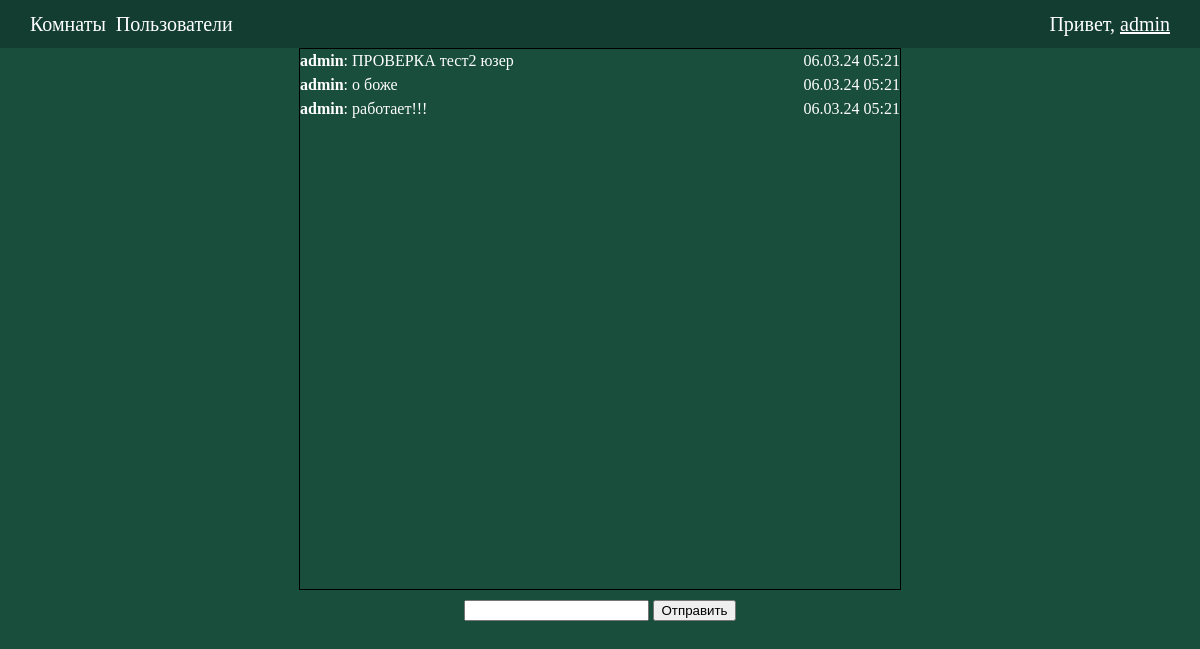
The app's page /chats/test2 (signed in), older data.
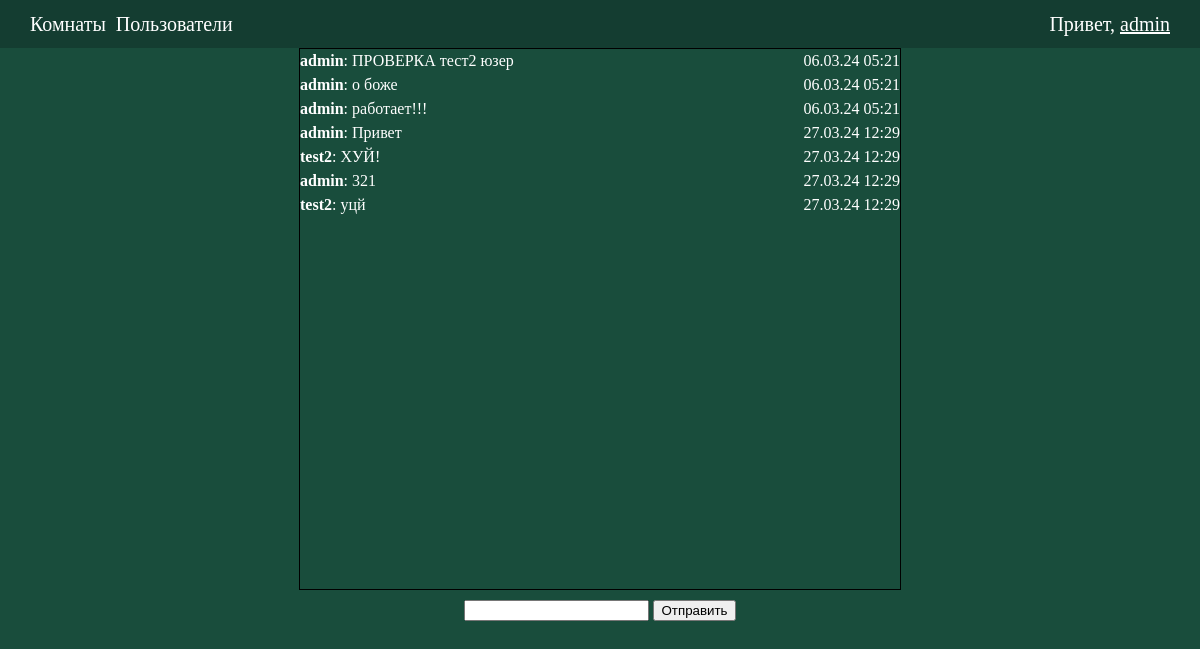
The same page, newer data.
### social/models.py (models this page shows)
class Message(models.Model):
    text = models.TextField()
    sender = models.ForeignKey(User, on_delete=models.CASCADE)
    room = models.ForeignKey(Room, on_delete=models.CASCADE)
    time = models.DateTimeField(auto_now_add=True)
    class Meta:
        ordering = ('time',)

### social/views.py (the view)
# urls.py: path('chats/<slug:username>', usertouserchat, name='usertouserchat'),
@login_required
def usertouserchat(request, username):
    chat = Room.objects.filter(ischat=True, members=request.user).filter(members=User.objects.get(username=username)).first()
    if not chat:
        chat = Room.objects.create(ischat=True).members.add(request.user, User.objects.get(username=username))
    messages = Message.objects.filter(room=chat)
    context = {
        'title': f'Чат с {username}',
        'messages': messages,
        'chat_id': chat.id,
    }
    return render(request, 'chat.html', context)

### social/templates/chat.html (shortened to what this page needs)
{% extends 'base.html' %}
{% load static %}
{% block content %}
<div class="chatcontainer">
    <div class="listmsgs">
        {% for message in messages %}
            <div class="divmessage">
                <div class="messagetext">
                    <p><b>{{message.sender}}</b>: {{message.text}}</p>
                </div>
                <div class="messagetime">
                    <p>{{message.time|date:"d.m.y H:i" }}</p>
                </div>
            </div>
        {% endfor %}
    </div>
    <div class="sendmsgdiv">
        <form method="" onsubmit="return false;">
            <input id="msgtxt" name="textmsg" autocomplete="off"  >
            <button id="btn" type="submit">Отправить</button>
        </form>
    </div>
</div>
{% endblock %}

### social/templates/base.html (shortened to what this page needs)
{% load static %}
<html>
<head>
    <link rel="stylesheet" href="{%static 'social/styles.css'%}">
</head>
<body>
<div class="nav">
    <div class="navleft">
        <p><a href="{%url 'rooms'%}">Комнаты</a></p>
        <p><a href="{%url 'accounts'%}">Пользователи</a></p>
    </div>
    <div class="navright">
        {% if user.is_authenticated  %}
            <p>Привет, <a href="{%url 'profile' user.username%}">{{user}}</a></p>
        {% else %}
            <p><a href="{% url 'account_login'%}">Войти</a></p>
        {% endif %}
    </div>
</div>
{% block content %}
{% endblock %}
</body>
</html>

### static/social/styles.css (style rules this page uses)
html { width: 100%; height: 100%; }
body { background-color: #194D3C; margin:0px; width:100%; height: 100%; }
p, label { color: white; }
a { color:white; }
.nav { display:flex; background-color: #143D31; margin:0px; justify-content: space-between; align-items: center; height: 6%; }
.nav p { font-size:20px }
.navleft { margin-left:30px; display:flex; }
.navleft p { margin-right:10px; }
.navleft a { text-decoration:none; }
.navright { margin-right:30px; }
.chatcontainer { display: flex; align-items: center; justify-content: flex-start; flex-direction: column; height: 90%; }
.listmsgs { width: 50%; height: 75%; border: solid 1px; overflow-y: auto }
.sendmsgdiv { width: 35%; margin-top:10px; display:flex; justify-content: center; }
.divmessage { display: flex; justify-content: space-between; }
.messagetime { width:25%; }
.messagetime p { margin: 3px 0px 3px 0px; text-align: right; }
.messagetext { width:75%; }
.messagetext p { margin: 3px 0px 3px 0px; }

Row changes from the older to the newer data that the page shows:
added Message: sender "admin", text "Привет", time "27.03.24 12:29"
added Message: sender "test2", text "ХУЙ!", time "27.03.24 12:29"
added Message: sender "admin", text "321", time "27.03.24 12:29"
added Message: sender "test2", text "уцй", time "27.03.24 12:29"
